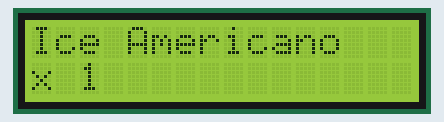
Bench run of a sketch on a simulated Arduino Uno, built with avr-gcc and run on an emulated ATmega328P. On the bench: 16×2 character LCD.

Above: at 0.1 s.
At 5.2 s:
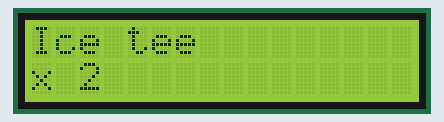

Measured:
- what the display in image 1 shows lasts 5.0 s, from 5.1 s to 10.1 s

The sketch:

sketch_jul13a.ino
```cpp
#include <LiquidCrystal_I2C.h>
#include <Wire.h>
LiquidCrystal_I2C lcd(0x27, 16, 2);
void setup() {
  lcd.init();
  lcd.backlight();
}

void loop() {
  lcd.setCursor(0, 0);
  lcd.print("Ice Americano");
  lcd.setCursor(0, 1);
  lcd.print("x 1");
  delay(5000);
  lcd.setCursor(0, 0);
  lcd.print("Ice tee         ");
  lcd.setCursor(0, 1);
  lcd.print("x 2");
  delay(5000);
}
```

index.cpp
```cpp
#include <MFRC522.h> // NFC
#include <LiquidCrystal_I2C.h> // LCD, liquidcrystal_i2c 라이브러리 설치하기
#include <Wire.h> // LCD
#include <SoftwareSerial.h> // 블루투스

#define SS_PIN 10
#define RST_PIN 9
MFRC522 rfid(SS_PIN, RST_PIN);  // rfid 객체 생성

// LCD
LiquidCrystal_I2C lcd(0x27, 16, 2);

// BlueTooth
SoftwareSerial BT(2, 3);

void setup()
{ // RFID 설정
  Serial.begin(9600);   // 시리얼 통신 시작
  SPI.begin();             // SPI 통신 시작
  rfid.PCD_Init();         // rfid(MFRC522) 초기화
  Serial.println("Approximate your card to the reader...");
  Serial.println();

  // LCD 설정
  lcd.init(); //LCD
  lcd.backlight(); //LCD 백라이트 켜짐

  // BlueTooth 설정
  BT.begin(9600);
}

void loop()
{
  int ice_ame = 0;
  int latte = 0;

  // 새 카드 접촉이 없으면 돌아감
  if ( ! rfid.PICC_IsNewCardPresent()) {
    delay(500);  // 0.5초 대기
    return;
  }
  // 카드 태그를 읽지 못했으면 돌아감
  if ( ! rfid.PICC_ReadCardSerial()) {
    delay(500);    // 읽지 못했으면 0.5초 대기
    lcd.setCursor(0, 0);
    lcd.print('Access Denied.  ');
    delay(1000);
    lcd.setCursor(0, 0);
    lcd.print('please wait     ');
    lcd.setCursor(0, 1);
    lcd.print('person in charge');
    delay(1000);  // 카드 인증 실패 시 1초 대기
    return;
  }
  // UID 값을 16진 값으로 읽어서 시리얼 모니터에 표시함
  Serial.print("UID tag :");
  String content= "";
  byte letter;

  for (byte i = 0; i < rfid.uid.size; i++)
  {
     Serial.print(rfid.uid.uidByte[i] < 0x10 ? " 0" : " ");
     Serial.print(rfid.uid.uidByte[i], HEX);
     content.concat(String(rfid.uid.uidByte[i] < 0x10 ? " 0" : " "));
     content.concat(String(rfid.uid.uidByte[i], HEX));
  }

  Serial.println();
  Serial.print("Message : ");
  content.toUpperCase();

  if (content.substring(1)="A0 CB 62 80" || content.substring(1)=="D6 20 C3 C7" )// 승인할 UID들 비교
  {
   // 인증 성공
    Serial.println("Authorized access");
    Serial.println();
    // 아이스 아메리카노 구매 갯수 구함
    lcd.setCursor(0, 0);
    lcd.print("Ice Americano   ");
    int ice_ame = BT.read();
    if (BT.available()) {
        Serial.write(BT.read());
    }
    lcd.setCursor(0, 1);
    lcd.print('x' + ice_ame);
    delay(2000);
    // 카페라떼 구매 갯수 구함
    lcd.setCursor(0, 0);
    lcd.print("Cafe Latte      ");
    int latte = BT.read();
    if (BT.available()) {
        Serial.write(BT.read());
    }
    lcd.setCursor(0, 1);
    lcd.print("x" + latte);
    delay(2000);
     // 계산
    int ice_ame_prise = ice_ame * 3000;
    int latte_prise = latte * 4000;
    lcd.setCursor(0, 0);
    lcd.print('ice ame:' + ice_ame + '=' + ice_ame_prise);
    lcd.setCursor(0, 1);
    lcd.print('latte:' + latte + '=' + latte_prise);
    delay(2000);
    lcd.clear();
  }
  else { // 인증 실패하면...
    Serial.println(" Access denied"); // 그외 UID는 승인 거부 표시
    lcd.setCursor(0, 0);
    lcd.print('Access Denied.  ');
    delay(1000);
    lcd.setCursor(0, 0);
    lcd.print('please wait     ');
    lcd.setCursor(0, 1);
    lcd.print('person in charge');
    delay(1000);  // 카드 인증 실패 시 1초 대기
  }
}
```
